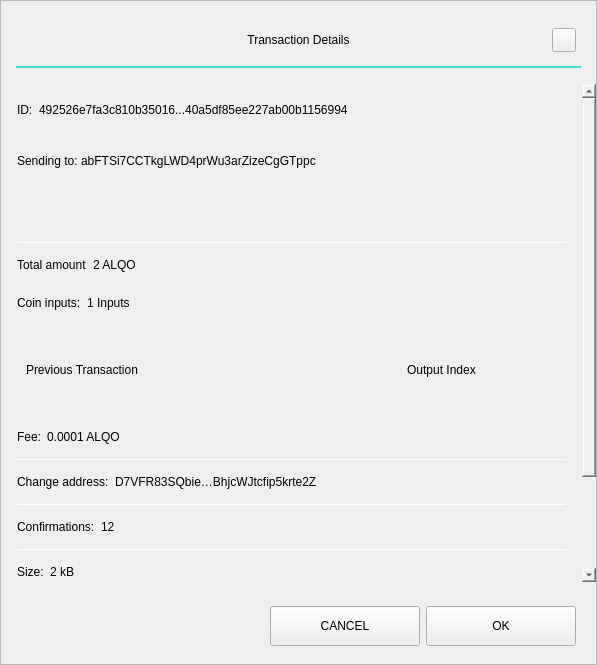
<?xml version="1.0" encoding="UTF-8"?>
<ui version="4.0">
 <class>TxDetailDialog</class>
 <widget class="QWidget" name="TxDetailDialog">
  <property name="geometry">
   <rect>
    <x>0</x>
    <y>0</y>
    <width>597</width>
    <height>665</height>
   </rect>
  </property>
  <property name="minimumSize">
   <size>
    <width>574</width>
    <height>500</height>
   </size>
  </property>
  <property name="windowTitle">
   <string>Form</string>
  </property>
  <property name="styleSheet">
   <string notr="true"/>
  </property>
  <layout class="QVBoxLayout" name="verticalLayout_3">
   <property name="spacing">
    <number>0</number>
   </property>
   <property name="leftMargin">
    <number>0</number>
   </property>
   <property name="topMargin">
    <number>0</number>
   </property>
   <property name="rightMargin">
    <number>0</number>
   </property>
   <property name="bottomMargin">
    <number>0</number>
   </property>
   <item>
    <widget class="QFrame" name="frame">
     <property name="styleSheet">
      <string notr="true"/>
     </property>
     <property name="frameShape">
      <enum>QFrame::StyledPanel</enum>
     </property>
     <property name="frameShadow">
      <enum>QFrame::Raised</enum>
     </property>
     <layout class="QVBoxLayout" name="verticalLayout">
      <property name="leftMargin">
       <number>0</number>
      </property>
      <property name="rightMargin">
       <number>0</number>
      </property>
      <item>
       <layout class="QHBoxLayout" name="horizontalLayout_3">
        <property name="spacing">
         <number>0</number>
        </property>
        <property name="leftMargin">
         <number>20</number>
        </property>
        <property name="topMargin">
         <number>10</number>
        </property>
        <property name="rightMargin">
         <number>20</number>
        </property>
        <item>
         <spacer name="horizontalSpacer_1">
          <property name="orientation">
           <enum>Qt::Horizontal</enum>
          </property>
          <property name="sizeHint" stdset="0">
           <size>
            <width>40</width>
            <height>20</height>
           </size>
          </property>
         </spacer>
        </item>
        <item>
         <widget class="QLabel" name="labelTitle">
          <property name="minimumSize">
           <size>
            <width>0</width>
            <height>40</height>
           </size>
          </property>
          <property name="maximumSize">
           <size>
            <width>16777215</width>
            <height>40</height>
           </size>
          </property>
          <property name="styleSheet">
           <string notr="true">padding-left:24px;</string>
          </property>
          <property name="text">
           <string>Transaction Details</string>
          </property>
          <property name="alignment">
           <set>Qt::AlignCenter</set>
          </property>
          <property name="margin">
           <number>7</number>
          </property>
         </widget>
        </item>
        <item>
         <spacer name="horizontalSpacer_2">
          <property name="orientation">
           <enum>Qt::Horizontal</enum>
          </property>
          <property name="sizeHint" stdset="0">
           <size>
            <width>40</width>
            <height>20</height>
           </size>
          </property>
         </spacer>
        </item>
        <item>
         <widget class="QPushButton" name="btnEsc">
          <property name="minimumSize">
           <size>
            <width>24</width>
            <height>24</height>
           </size>
          </property>
          <property name="maximumSize">
           <size>
            <width>24</width>
            <height>24</height>
           </size>
          </property>
          <property name="text">
           <string/>
          </property>
         </widget>
        </item>
       </layout>
      </item>
      <item>
       <widget class="QLabel" name="labelDivider9">
        <property name="maximumSize">
         <size>
          <width>16777215</width>
          <height>2</height>
         </size>
        </property>
        <property name="styleSheet">
         <string notr="true">background-color:#3de4cd;
margin-left: 15px;
margin-right: 15px;</string>
        </property>
        <property name="text">
         <string/>
        </property>
       </widget>
      </item>
      <item>
       <spacer name="verticalSpacer">
        <property name="orientation">
         <enum>Qt::Vertical</enum>
        </property>
        <property name="sizeType">
         <enum>QSizePolicy::Fixed</enum>
        </property>
        <property name="sizeHint" stdset="0">
         <size>
          <width>20</width>
          <height>10</height>
         </size>
        </property>
       </spacer>
      </item>
      <item>
       <widget class="QWidget" name="layoutScroll" native="true">
        <property name="minimumSize">
         <size>
          <width>0</width>
          <height>0</height>
         </size>
        </property>
        <property name="styleSheet">
         <string notr="true">border:none;</string>
        </property>
        <layout class="QVBoxLayout" name="verticalLayout_4">
         <property name="leftMargin">
          <number>0</number>
         </property>
         <property name="topMargin">
          <number>0</number>
         </property>
         <property name="rightMargin">
          <number>0</number>
         </property>
         <item>
          <widget class="QScrollArea" name="scrollArea">
           <property name="styleSheet">
            <string notr="true">#scrollArea {
background:transparent;
}</string>
           </property>
           <property name="horizontalScrollBarPolicy">
            <enum>Qt::ScrollBarAlwaysOff</enum>
           </property>
           <property name="sizeAdjustPolicy">
            <enum>QAbstractScrollArea::AdjustIgnored</enum>
           </property>
           <property name="widgetResizable">
            <bool>true</bool>
           </property>
           <property name="alignment">
            <set>Qt::AlignLeading|Qt::AlignLeft|Qt::AlignTop</set>
           </property>
           <widget class="QWidget" name="scrollAreaWidgetContents">
            <property name="geometry">
             <rect>
              <x>0</x>
              <y>0</y>
              <width>581</width>
              <height>649</height>
             </rect>
            </property>
            <property name="autoFillBackground">
             <bool>false</bool>
            </property>
            <property name="styleSheet">
             <string notr="true">#scrollAreaWidgetContents {
background:transparent;
}</string>
            </property>
            <layout class="QVBoxLayout" name="verticalLayout_7">
             <property name="spacing">
              <number>0</number>
             </property>
             <property name="sizeConstraint">
              <enum>QLayout::SetDefaultConstraint</enum>
             </property>
             <property name="leftMargin">
              <number>0</number>
             </property>
             <property name="topMargin">
              <number>0</number>
             </property>
             <property name="rightMargin">
              <number>0</number>
             </property>
             <property name="bottomMargin">
              <number>0</number>
             </property>
             <item>
              <widget class="QWidget" name="content" native="true">
               <layout class="QVBoxLayout" name="verticalLayout_2">
                <property name="leftMargin">
                 <number>16</number>
                </property>
                <property name="topMargin">
                 <number>0</number>
                </property>
                <property name="rightMargin">
                 <number>16</number>
                </property>
                <item>
                 <widget class="QWidget" name="contentID" native="true">
                  <layout class="QHBoxLayout" name="horizontalLayout_12" stretch="0,1,0">
                   <property name="leftMargin">
                    <number>0</number>
                   </property>
                   <item>
                    <widget class="QLabel" name="labelId">
                     <property name="maximumSize">
                      <size>
                       <width>16777215</width>
                       <height>16777215</height>
                      </size>
                     </property>
                     <property name="text">
                      <string>ID:</string>
                     </property>
                    </widget>
                   </item>
                   <item>
                    <widget class="QLabel" name="textId">
                     <property name="text">
                      <string>492526e7fa3c810b35016...40a5df85ee227ab00b1156994</string>
                     </property>
                    </widget>
                   </item>
                   <item>
                    <widget class="QPushButton" name="pushCopy">
                     <property name="minimumSize">
                      <size>
                       <width>34</width>
                       <height>34</height>
                      </size>
                     </property>
                     <property name="maximumSize">
                      <size>
                       <width>34</width>
                       <height>34</height>
                      </size>
                     </property>
                     <property name="text">
                      <string/>
                     </property>
                     <property name="iconSize">
                      <size>
                       <width>24</width>
                       <height>24</height>
                      </size>
                     </property>
                    </widget>
                   </item>
                  </layout>
                 </widget>
                </item>
                <item>
                 <widget class="QWidget" name="contentOutputs" native="true">
                  <layout class="QHBoxLayout" name="horizontalLayout_11" stretch="0,3,0">
                   <property name="spacing">
                    <number>0</number>
                   </property>
                   <property name="leftMargin">
                    <number>0</number>
                   </property>
                   <property name="rightMargin">
                    <number>12</number>
                   </property>
                   <item>
                    <widget class="QLabel" name="labelSend">
                     <property name="maximumSize">
                      <size>
                       <width>16777215</width>
                       <height>16777215</height>
                      </size>
                     </property>
                     <property name="text">
                      <string>Sending to: </string>
                     </property>
                    </widget>
                   </item>
                   <item>
                    <widget class="QLabel" name="textSend">
                     <property name="text">
                      <string>abFTSi7CCTkgLWD4prWu3arZizeCgGTppc </string>
                     </property>
                    </widget>
                   </item>
                   <item>
                    <widget class="QPushButton" name="pushOutputs">
                     <property name="minimumSize">
                      <size>
                       <width>34</width>
                       <height>20</height>
                      </size>
                     </property>
                     <property name="maximumSize">
                      <size>
                       <width>38</width>
                       <height>20</height>
                      </size>
                     </property>
                     <property name="styleSheet">
                      <string notr="true"/>
                     </property>
                     <property name="text">
                      <string/>
                     </property>
                    </widget>
                   </item>
                  </layout>
                 </widget>
                </item>
                <item>
                 <widget class="QScrollArea" name="outputsScrollArea">
                  <property name="minimumSize">
                   <size>
                    <width>0</width>
                    <height>50</height>
                   </size>
                  </property>
                  <property name="styleSheet">
                   <string notr="true">#outputsScrollArea {
background:transparent;
}</string>
                  </property>
                  <property name="widgetResizable">
                   <bool>true</bool>
                  </property>
                  <widget class="QWidget" name="container_outputs_base">
                   <property name="geometry">
                    <rect>
                     <x>0</x>
                     <y>0</y>
                     <width>549</width>
                     <height>50</height>
                    </rect>
                   </property>
                   <property name="styleSheet">
                    <string notr="true">#container_outputs_base {
background:transparent;
}</string>
                   </property>
                  </widget>
                 </widget>
                </item>
                <item>
                 <widget class="QLabel" name="labelDivider6">
                  <property name="maximumSize">
                   <size>
                    <width>16777215</width>
                    <height>1</height>
                   </size>
                  </property>
                  <property name="styleSheet">
                   <string notr="true">background-color:#fff;</string>
                  </property>
                  <property name="text">
                   <string/>
                  </property>
                 </widget>
                </item>
                <item>
                 <widget class="QWidget" name="contentAmount" native="true">
                  <layout class="QHBoxLayout" name="horizontalLayout_4" stretch="0,1">
                   <property name="leftMargin">
                    <number>0</number>
                   </property>
                   <item>
                    <widget class="QLabel" name="labelAmount">
                     <property name="maximumSize">
                      <size>
                       <width>16777215</width>
                       <height>16777215</height>
                      </size>
                     </property>
                     <property name="text">
                      <string>Total amount</string>
                     </property>
                    </widget>
                   </item>
                   <item>
                    <widget class="QLabel" name="textAmount">
                     <property name="text">
                      <string>2 ALQO</string>
                     </property>
                    </widget>
                   </item>
                  </layout>
                 </widget>
                </item>
                <item>
                 <widget class="QWidget" name="contentInputs" native="true">
                  <layout class="QHBoxLayout" name="horizontalLayout" stretch="0,2,0">
                   <property name="leftMargin">
                    <number>0</number>
                   </property>
                   <property name="rightMargin">
                    <number>12</number>
                   </property>
                   <item>
                    <widget class="QLabel" name="labelInputs">
                     <property name="sizePolicy">
                      <sizepolicy hsizetype="Minimum" vsizetype="Preferred">
                       <horstretch>0</horstretch>
                       <verstretch>0</verstretch>
                      </sizepolicy>
                     </property>
                     <property name="maximumSize">
                      <size>
                       <width>16777215</width>
                       <height>16777215</height>
                      </size>
                     </property>
                     <property name="text">
                      <string>Coin inputs:</string>
                     </property>
                    </widget>
                   </item>
                   <item>
                    <widget class="QLabel" name="textInputs">
                     <property name="text">
                      <string>1 Inputs</string>
                     </property>
                    </widget>
                   </item>
                   <item>
                    <widget class="QPushButton" name="pushInputs">
                     <property name="maximumSize">
                      <size>
                       <width>34</width>
                       <height>20</height>
                      </size>
                     </property>
                     <property name="styleSheet">
                      <string notr="true"/>
                     </property>
                     <property name="text">
                      <string/>
                     </property>
                    </widget>
                   </item>
                  </layout>
                 </widget>
                </item>
                <item>
                 <widget class="QFrame" name="gridInputs">
                  <property name="sizePolicy">
                   <sizepolicy hsizetype="Preferred" vsizetype="MinimumExpanding">
                    <horstretch>0</horstretch>
                    <verstretch>0</verstretch>
                   </sizepolicy>
                  </property>
                  <property name="minimumSize">
                   <size>
                    <width>0</width>
                    <height>90</height>
                   </size>
                  </property>
                  <layout class="QGridLayout" name="gridLayoutInput" columnstretch="5,2" rowminimumheight="0">
                   <property name="sizeConstraint">
                    <enum>QLayout::SetMaximumSize</enum>
                   </property>
                   <property name="verticalSpacing">
                    <number>0</number>
                   </property>
                   <item row="0" column="0" alignment="Qt::AlignLeft">
                    <widget class="QLabel" name="labelTitlePrevTx">
                     <property name="text">
                      <string>Previous Transaction</string>
                     </property>
                    </widget>
                   </item>
                   <item row="0" column="1" alignment="Qt::AlignLeft">
                    <widget class="QLabel" name="labelOutputIndex">
                     <property name="text">
                      <string>Output Index</string>
                     </property>
                     <property name="alignment">
                      <set>Qt::AlignCenter</set>
                     </property>
                    </widget>
                   </item>
                  </layout>
                 </widget>
                </item>
                <item>
                 <widget class="QWidget" name="contentFee" native="true">
                  <layout class="QHBoxLayout" name="horizontalLayout_7" stretch="0,1">
                   <property name="leftMargin">
                    <number>0</number>
                   </property>
                   <item>
                    <widget class="QLabel" name="labelFee">
                     <property name="maximumSize">
                      <size>
                       <width>16777215</width>
                       <height>16777215</height>
                      </size>
                     </property>
                     <property name="text">
                      <string>Fee:</string>
                     </property>
                    </widget>
                   </item>
                   <item>
                    <widget class="QLabel" name="textFee">
                     <property name="text">
                      <string>0.0001 ALQO</string>
                     </property>
                    </widget>
                   </item>
                  </layout>
                 </widget>
                </item>
                <item>
                 <widget class="QLabel" name="labelDivider2">
                  <property name="maximumSize">
                   <size>
                    <width>16777215</width>
                    <height>1</height>
                   </size>
                  </property>
                  <property name="styleSheet">
                   <string notr="true">background-color:#fff;</string>
                  </property>
                  <property name="text">
                   <string/>
                  </property>
                 </widget>
                </item>
                <item>
                 <widget class="QWidget" name="contentChangeAddress" native="true">
                  <layout class="QHBoxLayout" name="horizontalLayout_6" stretch="0,1">
                   <property name="leftMargin">
                    <number>0</number>
                   </property>
                   <item>
                    <widget class="QLabel" name="labelChange">
                     <property name="maximumSize">
                      <size>
                       <width>16777215</width>
                       <height>16777215</height>
                      </size>
                     </property>
                     <property name="text">
                      <string>Change address:</string>
                     </property>
                    </widget>
                   </item>
                   <item>
                    <widget class="QLabel" name="textChange">
                     <property name="text">
                      <string>D7VFR83SQbie…BhjcWJtcfip5krte2Z </string>
                     </property>
                    </widget>
                   </item>
                  </layout>
                 </widget>
                </item>
                <item>
                 <widget class="QLabel" name="labelDivider4">
                  <property name="maximumSize">
                   <size>
                    <width>16777215</width>
                    <height>1</height>
                   </size>
                  </property>
                  <property name="styleSheet">
                   <string notr="true">background-color:#fff;</string>
                  </property>
                  <property name="text">
                   <string/>
                  </property>
                 </widget>
                </item>
                <item>
                 <widget class="QWidget" name="contentConfirmations" native="true">
                  <layout class="QHBoxLayout" name="horizontalLayout_8" stretch="0,1">
                   <property name="leftMargin">
                    <number>0</number>
                   </property>
                   <item>
                    <widget class="QLabel" name="labelConfirmations">
                     <property name="maximumSize">
                      <size>
                       <width>16777215</width>
                       <height>16777215</height>
                      </size>
                     </property>
                     <property name="text">
                      <string>Confirmations:</string>
                     </property>
                    </widget>
                   </item>
                   <item>
                    <widget class="QLabel" name="textConfirmations">
                     <property name="text">
                      <string>12</string>
                     </property>
                    </widget>
                   </item>
                  </layout>
                 </widget>
                </item>
                <item>
                 <widget class="QLabel" name="labelDivider7">
                  <property name="maximumSize">
                   <size>
                    <width>16777215</width>
                    <height>1</height>
                   </size>
                  </property>
                  <property name="styleSheet">
                   <string notr="true">background-color:#fff;</string>
                  </property>
                  <property name="text">
                   <string/>
                  </property>
                 </widget>
                </item>
                <item>
                 <widget class="QWidget" name="contentSize" native="true">
                  <layout class="QHBoxLayout" name="horizontalLayout_9" stretch="0,1">
                   <property name="leftMargin">
                    <number>0</number>
                   </property>
                   <item>
                    <widget class="QLabel" name="labelSize">
                     <property name="maximumSize">
                      <size>
                       <width>16777215</width>
                       <height>16777215</height>
                      </size>
                     </property>
                     <property name="text">
                      <string>Size:</string>
                     </property>
                    </widget>
                   </item>
                   <item>
                    <widget class="QLabel" name="textSize">
                     <property name="text">
                      <string>2 kB</string>
                     </property>
                    </widget>
                   </item>
                  </layout>
                 </widget>
                </item>
                <item>
                 <widget class="QWidget" name="contentDate" native="true">
                  <layout class="QHBoxLayout" name="horizontalLayout_5" stretch="0,1">
                   <property name="leftMargin">
                    <number>0</number>
                   </property>
                   <item>
                    <widget class="QLabel" name="labelDate">
                     <property name="maximumSize">
                      <size>
                       <width>16777215</width>
                       <height>16777215</height>
                      </size>
                     </property>
                     <property name="text">
                      <string>Date:</string>
                     </property>
                    </widget>
                   </item>
                   <item>
                    <widget class="QLabel" name="textDate">
                     <property name="text">
                      <string>May 25, 2017</string>
                     </property>
                    </widget>
                   </item>
                  </layout>
                 </widget>
                </item>
                <item>
                 <widget class="QLabel" name="labelDivider5">
                  <property name="maximumSize">
                   <size>
                    <width>16777215</width>
                    <height>1</height>
                   </size>
                  </property>
                  <property name="styleSheet">
                   <string notr="true">background-color:#fff;</string>
                  </property>
                  <property name="text">
                   <string/>
                  </property>
                 </widget>
                </item>
                <item>
                 <widget class="QWidget" name="contentStatus" native="true">
                  <layout class="QHBoxLayout" name="horizontalLayout_10" stretch="0,1">
                   <property name="leftMargin">
                    <number>0</number>
                   </property>
                   <item>
                    <widget class="QLabel" name="labelStatus">
                     <property name="maximumSize">
                      <size>
                       <width>16777215</width>
                       <height>16777215</height>
                      </size>
                     </property>
                     <property name="text">
                      <string>Status:</string>
                     </property>
                    </widget>
                   </item>
                   <item>
                    <widget class="QLabel" name="textStatus">
                     <property name="text">
                      <string>Spendable</string>
                     </property>
                    </widget>
                   </item>
                  </layout>
                 </widget>
                </item>
                <item>
                 <spacer name="verticalSpacer_2">
                  <property name="orientation">
                   <enum>Qt::Vertical</enum>
                  </property>
                  <property name="sizeType">
                   <enum>QSizePolicy::Expanding</enum>
                  </property>
                  <property name="sizeHint" stdset="0">
                   <size>
                    <width>20</width>
                    <height>10</height>
                   </size>
                  </property>
                 </spacer>
                </item>
                <item>
                 <widget class="QLabel" name="labelWarning">
                  <property name="text">
                   <string>TextLabel</string>
                  </property>
                  <property name="alignment">
                   <set>Qt::AlignCenter</set>
                  </property>
                 </widget>
                </item>
               </layout>
              </widget>
             </item>
            </layout>
           </widget>
          </widget>
         </item>
        </layout>
       </widget>
      </item>
      <item>
       <widget class="QWidget" name="containerButtons" native="true">
        <property name="sizePolicy">
         <sizepolicy hsizetype="Preferred" vsizetype="Preferred">
          <horstretch>0</horstretch>
          <verstretch>0</verstretch>
         </sizepolicy>
        </property>
        <layout class="QHBoxLayout" name="horizontalLayout1" stretch="0,0,0">
         <property name="leftMargin">
          <number>10</number>
         </property>
         <property name="rightMargin">
          <number>20</number>
         </property>
         <item>
          <spacer name="horizontalSpacer_3">
           <property name="orientation">
            <enum>Qt::Horizontal</enum>
           </property>
           <property name="sizeHint" stdset="0">
            <size>
             <width>40</width>
             <height>20</height>
            </size>
           </property>
          </spacer>
         </item>
         <item>
          <widget class="QPushButton" name="btnCancel">
           <property name="sizePolicy">
            <sizepolicy hsizetype="Minimum" vsizetype="Fixed">
             <horstretch>0</horstretch>
             <verstretch>0</verstretch>
            </sizepolicy>
           </property>
           <property name="minimumSize">
            <size>
             <width>150</width>
             <height>40</height>
            </size>
           </property>
           <property name="maximumSize">
            <size>
             <width>16777215</width>
             <height>16777215</height>
            </size>
           </property>
           <property name="text">
            <string>CANCEL</string>
           </property>
          </widget>
         </item>
         <item>
          <widget class="QPushButton" name="btnSave">
           <property name="sizePolicy">
            <sizepolicy hsizetype="Expanding" vsizetype="Fixed">
             <horstretch>0</horstretch>
             <verstretch>0</verstretch>
            </sizepolicy>
           </property>
           <property name="minimumSize">
            <size>
             <width>150</width>
             <height>40</height>
            </size>
           </property>
           <property name="maximumSize">
            <size>
             <width>100</width>
             <height>16777215</height>
            </size>
           </property>
           <property name="text">
            <string>OK</string>
           </property>
          </widget>
         </item>
        </layout>
       </widget>
      </item>
     </layout>
    </widget>
   </item>
  </layout>
 </widget>
 <resources/>
 <connections/>
</ui>
